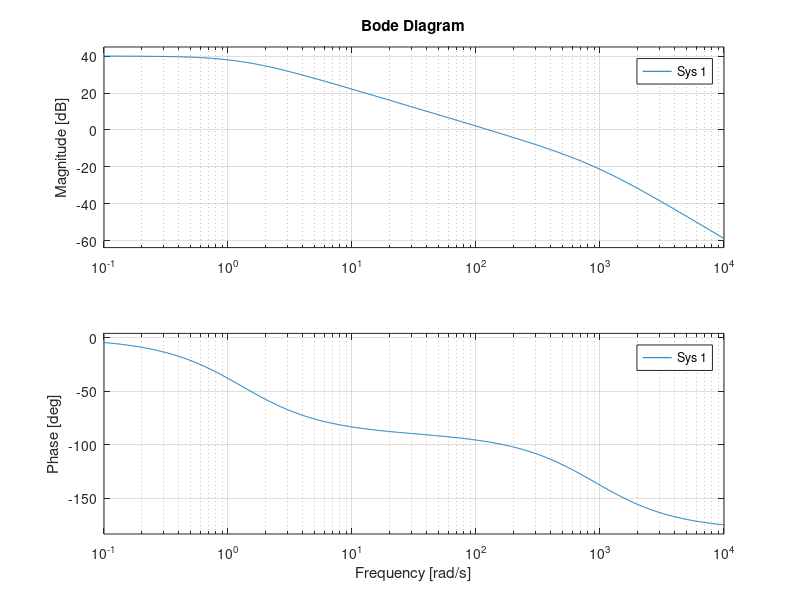
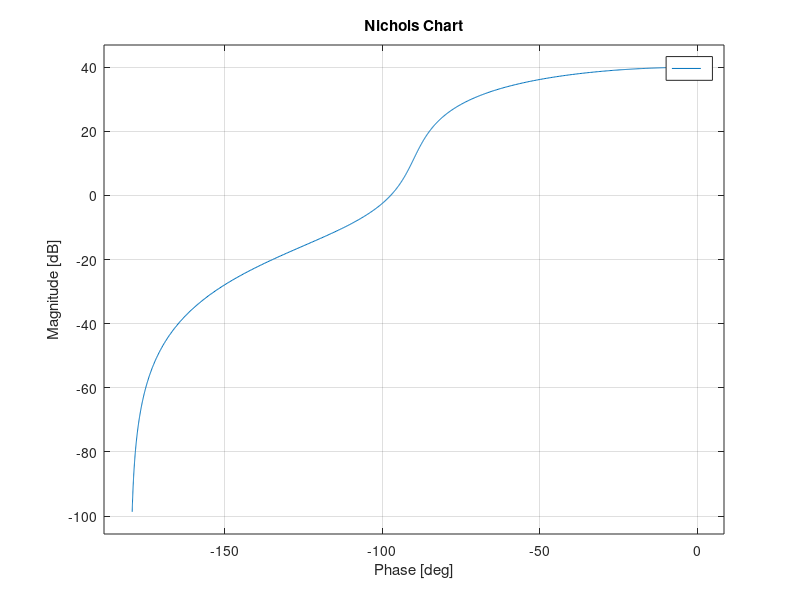

MATLAB code for these plots, in order:
%-----------------------------------------------------------
% CONTROL ACTUATOR: Internal parameters definition:
% ----------------------------------------------------------

% To be done: need to try all the values to be tested and for several
% parameters. See the influence of each terms on the time & frequential
% responses. Check, in terms of response time & stability, if just a
% proportional action is enough for the control.

% Adaptator parameters to convert a linear position in a tension:
Tension_Maximal = 12;
Pitch_Screw = 12; % /!\ Must try several values /!\.
Amplifier = 5.44; % /!\ Must try several values /!\.

% Gear reduction/transmission values:
Ratio_Screw_Sensor = 10; % /!\ Must try several values /!\. Done, this parameter, if increased, increases the 
% time response of the closed loop system.
Ratio_Motor_Screw = 30; % /!\ Must try several values /!\. Done, this parameter, if decreased, increases the
% time response of the closed loop system.

% Motor parameters:
Static_Gain_Motor = 37; % /!\ Must try several values /!\. Done, this parameter, if increased, decreases the
% time response of the closed loop system.
Time_Response_Motor = 11e-4; % /!\ Must try several values /!\. Done, no significant impact detected.

% Command values:
Position_Aimed = 0.2;

% Overall equivalent transfert function:
Linear_Term = (2*pi*Ratio_Screw_Sensor*Ratio_Motor_Screw)/(Amplifier*Static_Gain_Motor*Tension_Maximal);
Quadratic_Term = (2*pi*Ratio_Screw_Sensor*Ratio_Motor_Screw*Time_Response_Motor)/(Amplifier*Static_Gain_Motor*Tension_Maximal);
s = tf('s');
Linear_Actuator_Transfer_Function = 1/(1 + Linear_Term*s + Quadratic_Term*s^2);

% Controller:
Controller_Linear_Actuator = 100;

% Movement from linear to rotating:
Steering_Motor = 0.3;

% Stability assessment:
figure(1)
bode(Controller_Linear_Actuator*Linear_Actuator_Transfer_Function); % Assessment shows that there is a stable closed loop response with the actual parameters.
figure(2)
nichols(Controller_Linear_Actuator*Linear_Actuator_Transfer_Function);